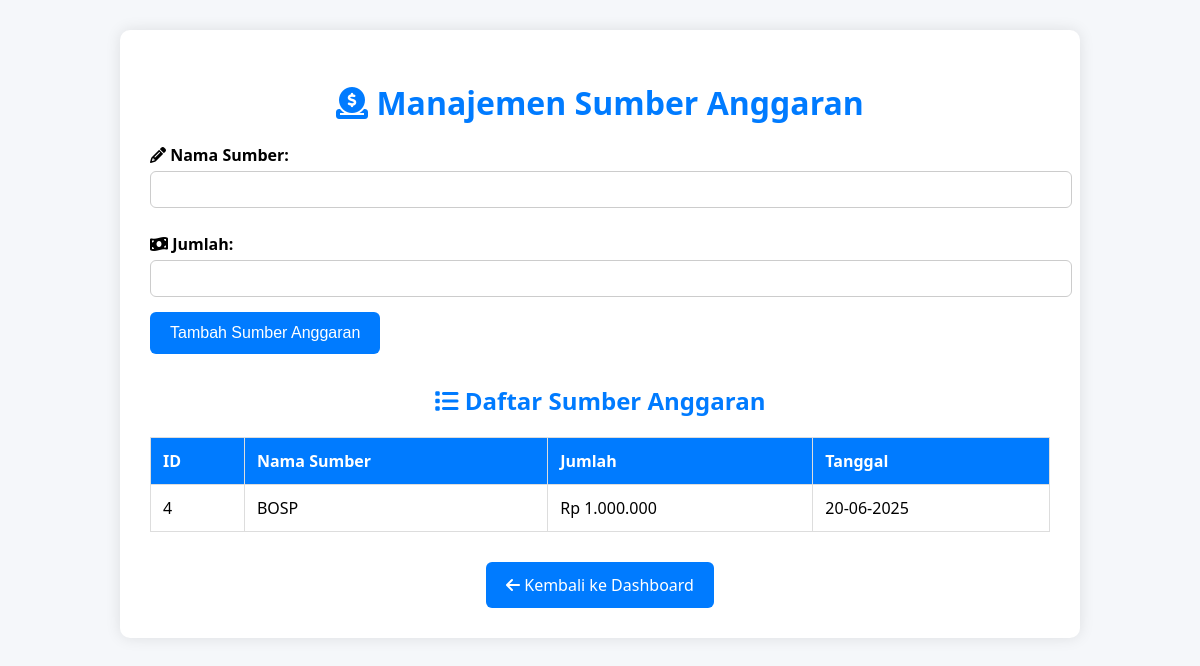
The page /index.php/sumberanggaran on the database its author committed.
### tables this page shows
CREATE TABLE IF NOT EXISTS `sumber_anggaran` (
`id` int(11) unsigned NOT NULL,
  `nama_sumber` varchar(255) NOT NULL,
  `jumlah` decimal(15,2) NOT NULL,
  `created_at` timestamp NOT NULL DEFAULT CURRENT_TIMESTAMP
);

### application/controllers/SumberAnggaran.php (called while the page is built, shortened)
<?php
class SumberAnggaran extends CI_Controller {
    public function __construct() {
        $this->load->model('SumberAnggaran_model');
    }
    public function index() {
        $data['sumber'] = $this->SumberAnggaran_model->get_all_sumber();
        $this->load->view('sumber_anggaran_view', $data);
    }
}

### index.php (called while the page is built, shortened)
<?php
require_once BASEPATH.'core/CodeIgniter.php';

### application/models/SumberAnggaran_model.php (called while the page is built, shortened)
<?php
class SumberAnggaran_model extends CI_Model {
    public function get_all_sumber() {
        return $this->db->get('sumber_anggaran')->result();
    }
}
?>

### application/views/sumber_anggaran_view.php (the view, shortened to what this page needs)
<!DOCTYPE html>
<html lang="id">
<head>
    <link rel="stylesheet" href="https://cdnjs.cloudflare.com/ajax/libs/font-awesome/6.4.0/css/all.min.css">
</head>
<body>
<div class="container">
    <h1><i class="fas fa-donate"></i> Manajemen Sumber Anggaran</h1>
    <form action="<?= site_url('sumberanggaran/add'); ?>" method="post">
        <label for="nama_sumber"><i class="fas fa-pencil-alt"></i> Nama Sumber:</label>
        <input type="text" name="nama_sumber" id="nama_sumber" required>
        <label for="jumlah"><i class="fas fa-money-bill-wave"></i> Jumlah:</label>
        <input type="number" name="jumlah" id="jumlah" step="0.01" required>
        <input type="submit" value="Tambah Sumber Anggaran">
    </form>
    <h2><i class="fas fa-list"></i> Daftar Sumber Anggaran</h2>
    <table>
        <thead>
            <tr>
                <th>ID</th>
                <th>Nama Sumber</th>
                <th>Jumlah</th>
                <th>Tanggal</th>
            </tr>
        </thead>
        <tbody>
            <?php if (!empty($sumber)): ?>
                <?php foreach ($sumber as $item): ?>
                <tr>
                    <td><?= $item->id; ?></td>
                    <td><?= $item->nama_sumber; ?></td>
                    <td>Rp <?= number_format($item->jumlah, 0, ',', '.'); ?></td>
                    <td><?= date('d-m-Y', strtotime($item->created_at)); ?></td>
                </tr>
                <?php endforeach; ?>
            <?php else: ?>
                <tr><td colspan="4" style="text-align:center;">Belum ada data sumber anggaran.</td></tr>
            <?php endif; ?>
        </tbody>
    </table>
    <div class="back-container">
        <a href="<?= site_url('dashboard/bendahara'); ?>" class="btn-kembali"><i class="fas fa-arrow-left"></i> Kembali ke Dashboard</a>
    </div>
</div>
</body>
</html>

### application/views/sumber_anggaran_view.php (style rules this page uses)
body { font-family: 'Segoe UI', sans-serif; background-color: #f5f7fa; margin: 0; padding: 30px; }
.container { max-width: 900px; margin: auto; background: #fff; padding: 30px; border-radius: 10px; box-shadow: 0 0 15px rgba(0,0,0,0.1); }
h1, h2 { color: #007bff; text-align: center; margin-bottom: 20px; }
form { margin-bottom: 30px; }
label { display: block; font-weight: bold; margin-top: 10px; }
input[type="text"], input[type="number"] { width: 100%; padding: 10px; margin-top: 5px; border: 1px solid #ccc; border-radius: 6px; margin-bottom: 15px; }
input[type="submit"], .btn-kembali { background-color: #007bff; color: white; padding: 12px 20px; border: none; border-radius: 6px; cursor: pointer; font-size: 16px; text-decoration: none; display: inline-block; }
table { width: 100%; border-collapse: collapse; margin-top: 20px; }
th, td { padding: 12px; text-align: left; border: 1px solid #ddd; }
th { background-color: #007bff; color: white; }
.back-container { text-align: center; margin-top: 30px; }

### rows shown on the page
sumber_anggaran: id "4", nama_sumber "BOSP", jumlah "1.000.000", created_at "20-06-2025"
